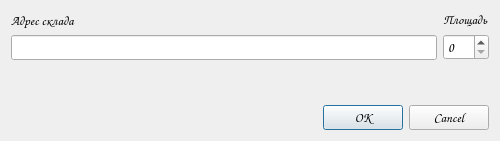
<?xml version="1.0" encoding="UTF-8"?>
<ui version="4.0">
 <class>Dialog</class>
 <widget class="QDialog" name="Dialog">
  <property name="geometry">
   <rect>
    <x>0</x>
    <y>0</y>
    <width>500</width>
    <height>141</height>
   </rect>
  </property>
  <property name="font">
   <font>
    <family>Comic Sans MS</family>
    <pointsize>10</pointsize>
   </font>
  </property>
  <property name="windowTitle">
   <string>Dialog</string>
  </property>
  <layout class="QGridLayout" name="gridLayout_3">
   <item row="0" column="0">
    <layout class="QHBoxLayout" name="horizontalLayout">
     <item>
      <layout class="QGridLayout" name="gridLayout">
       <item row="0" column="0">
        <widget class="QLabel" name="storeAdressEdit">
         <property name="text">
          <string>Адрес склада</string>
         </property>
        </widget>
       </item>
       <item row="1" column="0">
        <widget class="QLineEdit" name="addressEdit"/>
       </item>
      </layout>
     </item>
     <item>
      <layout class="QGridLayout" name="gridLayout_2">
       <item row="1" column="0">
        <widget class="QSpinBox" name="squareBox"/>
       </item>
       <item row="0" column="0">
        <widget class="QLabel" name="spaceLabel">
         <property name="text">
          <string>Площадь</string>
         </property>
        </widget>
       </item>
      </layout>
     </item>
    </layout>
   </item>
   <item row="3" column="0">
    <widget class="QDialogButtonBox" name="dialogBox">
     <property name="orientation">
      <enum>Qt::Horizontal</enum>
     </property>
     <property name="standardButtons">
      <set>QDialogButtonBox::Cancel|QDialogButtonBox::Ok</set>
     </property>
    </widget>
   </item>
   <item row="1" column="0">
    <spacer name="verticalSpacer">
     <property name="orientation">
      <enum>Qt::Vertical</enum>
     </property>
     <property name="sizeHint" stdset="0">
      <size>
       <width>20</width>
       <height>40</height>
      </size>
     </property>
    </spacer>
   </item>
   <item row="2" column="0">
    <spacer name="verticalSpacer_2">
     <property name="orientation">
      <enum>Qt::Vertical</enum>
     </property>
     <property name="sizeHint" stdset="0">
      <size>
       <width>20</width>
       <height>40</height>
      </size>
     </property>
    </spacer>
   </item>
  </layout>
 </widget>
 <resources/>
 <connections>
  <connection>
   <sender>dialogBox</sender>
   <signal>accepted()</signal>
   <receiver>Dialog</receiver>
   <slot>accept()</slot>
   <hints>
    <hint type="sourcelabel">
     <x>248</x>
     <y>254</y>
    </hint>
    <hint type="destinationlabel">
     <x>157</x>
     <y>274</y>
    </hint>
   </hints>
  </connection>
  <connection>
   <sender>dialogBox</sender>
   <signal>rejected()</signal>
   <receiver>Dialog</receiver>
   <slot>reject()</slot>
   <hints>
    <hint type="sourcelabel">
     <x>316</x>
     <y>260</y>
    </hint>
    <hint type="destinationlabel">
     <x>286</x>
     <y>274</y>
    </hint>
   </hints>
  </connection>
 </connections>
</ui>
